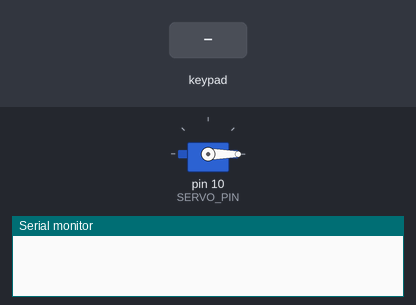
Recording of a sketch running on a simulated Arduino Uno, built with avr-gcc and run on an emulated ATmega328P. On the bench: servo, the last lines printed to the serial monitor. The inputs (shaded band) are chosen by the test bench.

Above: at 1.2 s.
1.3 s: key '1' pressed
At 2.2 s:
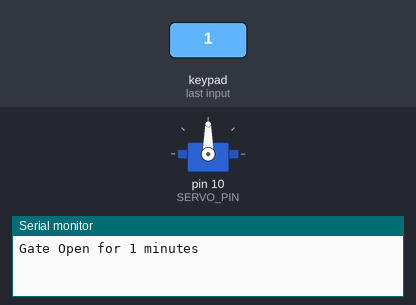
2.8 s: keypad keys 2 3 4 5 A pressed 0.4 s apart
At 4.7 s:
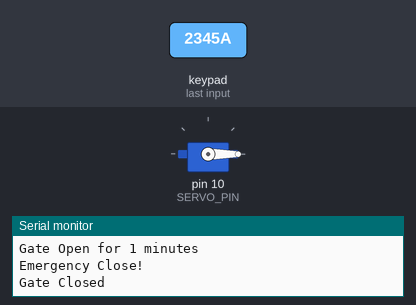
7.8 s: key '2' pressed
At 8.4 s:
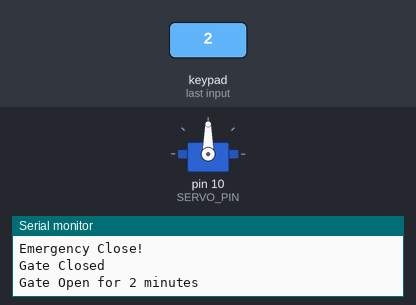
Timing chart, 0 to 10.3 s (numbered marks = the images above; inputs shaded):
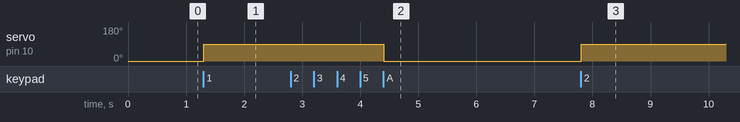

The sketch:

KeyPad.ino
```cpp
#include <Keypad.h>
#include <Servo.h>

#define SERVO_PIN 10  // Servo motor connected to pin 10
Servo gateServo;

// Keypad configuration
const byte ROWS = 4;
const byte COLS = 4;
char keys[ROWS][COLS] = {
  {'1', '2', '3', 'A'},
  {'4', '5', '6', 'B'},
  {'7', '8', '9', 'C'},
  {'*', '0', '#', 'D'}
};
byte rowPins[ROWS] = {2, 3, 4, 5};
byte colPins[COLS] = {6, 7, 8, 9};
Keypad keypad = Keypad(makeKeymap(keys), rowPins, colPins, ROWS, COLS);

void openGate(int delayTime) {
  gateServo.write(90); // Open gate
  Serial.print("Gate Open for ");
  Serial.print(delayTime);
  Serial.println(" minutes");

  unsigned long closeTime = millis() + (delayTime * 60000); // Convert minutes to Milliseconds

  while (millis() < closeTime) {
    char key = keypad.getKey();
    if (key == 'A') {
      Serial.println("Emergency Close!");
      break;  // exit loop for gate close
    }
  }

  gateServo.write(0); // finally Close gate
  Serial.println("Gate Closed");
}

void setup() {
  Serial.begin(9600);
  gateServo.attach(SERVO_PIN);
  gateServo.write(0); // Ensure the gate is initially closed
}

void loop() {
  char key = keypad.getKey();

  if (key >= '1' && key <= '9') {
    int delayTime = key - '0';  // Convert char to integer (e.g., '3' -> 3)
    openGate(delayTime);
  }

  if (key == 'A') {
    Serial.println("Emergency Close Activated");
    gateServo.write(0); // Close the gate immediately
  }
}
```

Measured:
- after the input at 1.3 s, servo on pin 10 (SERVO_PIN): 0° → 90° at once
- after the input at 2.8 s, servo on pin 10 (SERVO_PIN): 90° → 0° after 1.6 s
- after the input at 7.8 s, servo on pin 10 (SERVO_PIN): 0° → 90° at once
